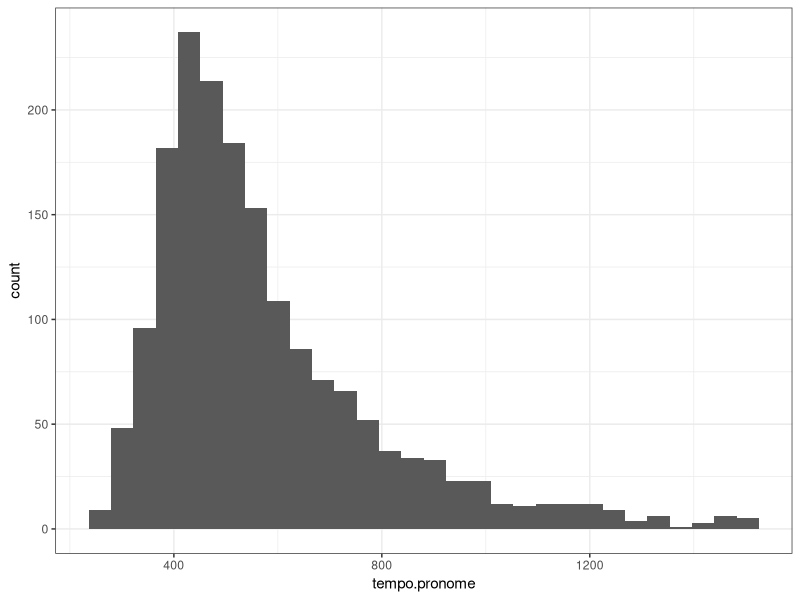
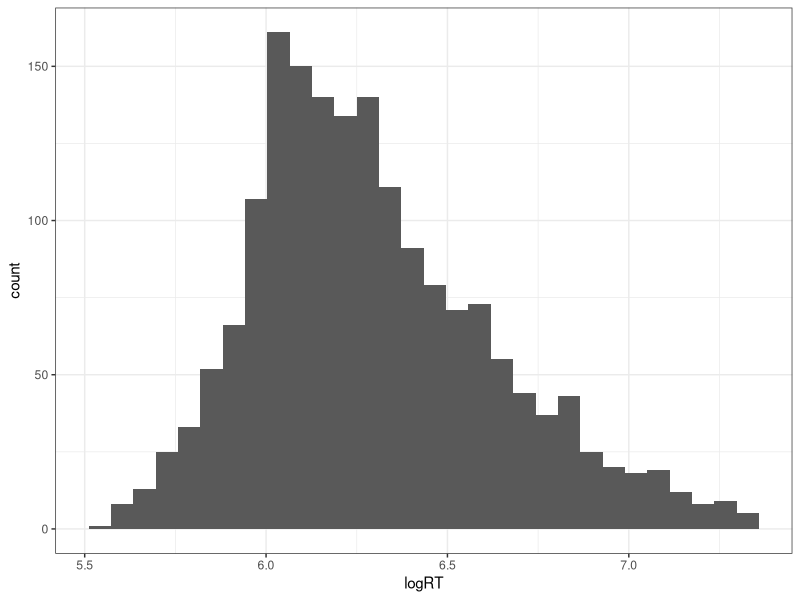

R code for these plots, in order:
## CODIGO PARA VIDEO 17 E 18

# pacotes para o capitulo
library(tidyverse)
library(broom)


# importar conjunto de dados
aquisicao <- read.csv("dados/aquisicao_mediana.csv")

# ajustando modelo producao ~ idade
mdl.idade <- lm(producao ~ idade, aquisicao) 

# extraindo intercepto e slope
tidy(mdl.idade) %>% 
  select(term, estimate)


# criando variavel
aquisicao <- aquisicao %>% 
  mutate(idade_c = idade - mean(idade))

# vendo a nova variavel criada
head(aquisicao)

# comparando a media de idade e de idade_c
aquisicao %>% 
  summarise(media.idade = mean(idade), media.idade_c = mean(idade_c))

#novo modelo, com variavel centrada
mdl.idade_c <- lm(producao ~ idade_c, aquisicao) 

tidy(mdl.idade_c) %>% 
  select(term, estimate)

# intercepto igual a media  de producao
mean(aquisicao$producao)



# importando dados
callipo <- read.csv("dados/callipo.csv")

# vendo conjunto de dados

str(callipo)


# ajustando modelo compreensao ~ tempo + pseudo
mdl.tempo.pseudo <- lm(compreensao ~ tempo + pseudo, callipo)

tidy(mdl.tempo.pseudo) %>% 
  select(term, estimate)


# conferindo amplitude das variaveis preditoras 
range(callipo$tempo)
range(callipo$pseudo)


# criando valores padronizados para variaveis preditoras

callipo <- mutate(callipo,
                  tempo_c = tempo - mean(tempo), #centrando tempo
                  tempo_z = tempo_c/sd(tempo_c), #padronizando tempo
                  pseudo_c = pseudo - mean(pseudo),
                  pseudo_z = pseudo_c/sd(pseudo_c))

# inspecionando novas variaveis

str(callipo)


# media e desvio-padrao das amostras com valores padronizados

callipo %>% 
  summarise(m.pseudo_z = mean(pseudo_z), 
            sd.pseudo_z = sd(pseudo_z), 
            m.tempo_z = mean(tempo_z), 
            sd.tempo_z = sd(tempo_z))

# novo modelo com valores padronizados

mdl.tempo.pseudo_z <- lm(compreensao ~ tempo_z + pseudo_z, callipo)

tidy(mdl.tempo.pseudo_z) %>% 
  select(term, estimate)

# media de compreensao

mean(callipo$compreensao)

# logaritmo
log(2)
log(100)
log(1000)

# exponencial
exp(log(2))
exp(log(100))
exp(log(1000))


# importar/inspecionar dataframe
godoy <- read.csv("dados/godoy2014.csv")

str(godoy)

# criar variavel com o log de tempo.pronome
godoy$logRT <- log(godoy$tempo.pronome)

# inspecionando nova variavel
head(godoy)

 # histograma com dados de tempo.pronome
 ggplot(godoy, aes(tempo.pronome))+
   geom_histogram()+
   theme_bw()
 
 # histograma com dados de logRT
 ggplot(godoy, aes(logRT))+
   geom_histogram()+
   theme_bw()

